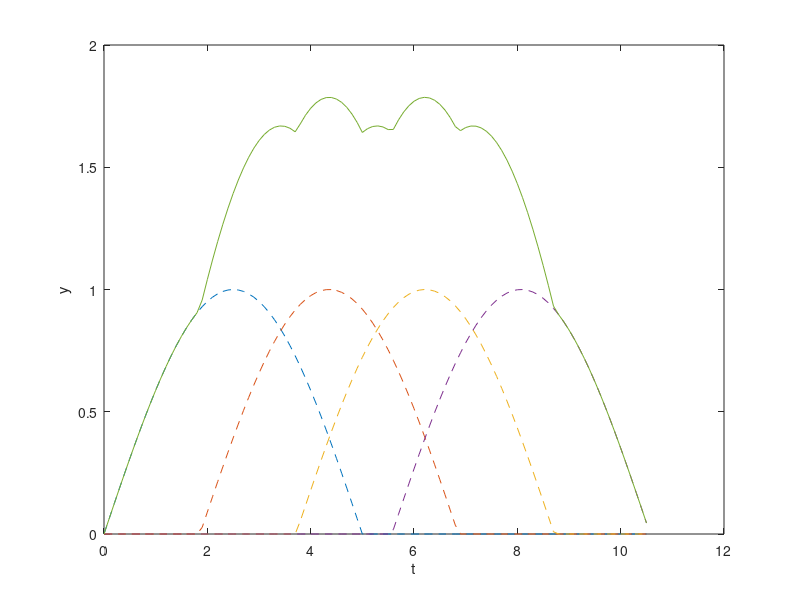

The MATLAB script that drew this image: (Note: this script raises an error after producing the figure.)
clc; clear all;
load('bridgeStructure.txt_mkr.mat');
%load('bridgeStructure.New_mkr.mat');
%load('bridgeStructure.Newb_mkr.mat');
%load('bridgeStructure.springs_mkr.mat');
%load('bridgeNew.txt_mkr.mat');
%load('bridgetestlast.txt_mkr.mat');
close all;
% Node O1: 1
% Node A: 32
% Node B: 13
% Node O2: 64
alpha=0.2;
beta=1e-4;
A = 32;%50; %32
B = 13;%20;%13;
O1 = 1;
O2 =64;%101;%64;

NA = idb(A,2);
NB = idb(B,2);
N01 = idb(O1,2);
N02 = idb(O2,2);

n = size(idb,1)*3;
nc = 3;
nf = n-nc;

Mff = M(1:nf,1:nf);
Kff = K(1:nf,1:nf);
Rff = R(1:nf,1:nf);

Mfc = M(1:nf, nf+1:nf+nc);
Kfc = K(1:nf, nf+1:nf+nc);
Rfc = R(1:nf, nf+1:nf+nc);

Mcf = M(nf+1:nf+nc, 1:nf);
Kcf = K(nf+1:nf+nc, 1:nf);
Rcf = R(nf+1:nf+nc, 1:nf);
Mcc = M(nf+1:nf+nc, nf+1:nf+nc);
Kcc = K(nf+1:nf+nc, nf+1:nf+nc);
Rcc = R(nf+1:nf+nc, nf+1:nf+nc);
%%
[v,d]=eig(Mff\Kff);
[freq]=sqrt(diag(d))/2/pi;
v = v'; %row <=> i-th shape
SORT = [freq, v];
SORT = sortrows( SORT, 1 ); 
freq = SORT(:,1);
v = SORT(:,2:nf+1);
v = v';


% Anew = [zeros(nf,nf), eye(nf,nf); -Mff\Kff, -Mff\Rff];
%  [shapes2,puls2]=eig(Anew);
%  
%  [omega,I]=sort( diag(puls2) );
%  freq = unique(abs(imag(omega)/(2*pi)));
%%  
%project3Question(nf,NA,NB,Mff,Rff,Kff);
%%
%project4Question(Mff,Mfc,Rff,Rfc,Kff,Kfc,NA,NB);
%%
% 
% [X,Y]=meshgrid(1:100, 1:1:20);
% freq=freq';
%  surf(26*freq(Y)./(2*pi*X));
%  xlabel('k'); ylabel('freq'); zlabel('V');
% k=1:1:10;
% i=6;
% %v = 26*freq(i)./(k);
% %plot(k,v);
% v=1:0.0001:90;
% v=1./v;
% freqk=freq(2);
% Cn = 26*v'*freqk';
% kmax = ceil(max(Cn(:)));
%  sCn=size(Cn);
%  kvals = [0];
%  vvals = [0];
% for k=1:kmax
%    eps = abs(ones(sCn)*k - Cn);
%    if (min(eps(:)) < 1e-5 *13*45/pi)
%        [row,col] = find(eps == min(eps(:)));
%         kvals = [kvals , k];
%         vvals = [vvals , 1/v(row)];
%        disp(['K: ' num2str(k) '- Matches: ' num2str(length(find(eps<1e-5*13*45/pi))) ' - [MIN]  Diff: ' num2str(eps(row,col)) ' - Velocity: ' num2str(1/v(row)) ' - Frequency: ' num2str(freq(col))]);
%    end
% end
% 
% i=2;
% Vmax = 89.4965;
% k=1:1:max(kvals);
% y = Vmax./(1+(k-i)*i^(-1));
% k=[k];
% y=[y];
% figure;
% plot(kvals,vvals,'o--r', k,y); legend('Resonance velocities','Resonance velocities from law'); title('2nd frequency velocities'); xlabel('k'); ylabel('V');
% axis([0,60, 0,Vmax]);
% 
% % y2 = 51./xx;

V=14;
d=26;
L=70;
ntrain=4;

T=L/V;
tau=d/V;
TMAX = T+ (ntrain-1)*tau;
t=0:0.1:TMAX;
figure;
y=zeros(size(t));
for i=1:ntrain
   Q = sin(pi*V*(t-(i-1)*tau)/L);
   Q(t>(T+i*tau)) = 0;
   Q(t< (i-1)*tau) = 0;
   Q(find(Q<0))=0;
   plot(t,Q,'--'); hold on; xlabel('t'); ylabel('y');  hold on;
   y=y+Q;
end
plot(t,y);

N = length(y);
    
    %--- Task 5: FFT ---%
df = 1/tau;
fmax= df*(N/2-1);
input_nome_frequencies = 0:df:fmax;
fftout = fft(y);
fftabs = zeros(1,N/2);
fftang = zeros(1,N/2);

fftabs(1) = abs(fftout(1))/N;
fftabs(2:N/2) = abs(fftout(2:N/2))*2/N;
fftang(1:N/2) = angle(fftout(1:N/2));

figure;
    subplot 211; bar(input_nome_frequencies, fftabs,0.1); xlabel('[Hz]'); ylabel('[ ]'); title('FFT Input Signal: ');
    subplot 212; bar(input_nome_frequencies, fftang*180/pi,0.1); xlabel('[Hz]'); ylabel('[Deg]');
    
 Mff = v'*Mff*v; Mff=diag(Mff);
 Kff = v'*Kff*v; Kff = diag(Kff);
 
IMP_t = zeros(1, length(t));

freq = 0:0.01:10;
A_t = zeros(1, length(t));

for j=1:N/2
    omega = 2*pi*input_nome_frequencies(j);
    Q0 = fftabs(j)*exp(i*fftang(j));
    q = ( -omega^2*Mff+ Kff )\[1;zeros(nf-1,1)]*Q0;
    x = v*q;
    
    mod(j) = abs( x(30) );
    ph(j) = angle( x(30) );
    
    A_t = A_t + mod(j)*cos(omega*t + ph(j) );
end

figure; subplot 211; plot(t, A_t); title( strcat('Response to Long Train V=', num2str(V), 'm/s')); %notice undamped
        %subplot 212; bar(fQ(1:DISPLAY), mod(1:DISPLAY), 0.5); title('Spectrum Response'); %only first exc taken into account

% figure;
% plot(kvals,vvals,'o--b');hold on;
% scatter(xx,y2,'r');
% vvals(2)
% 
% mv=[51.223,89.4965,106.0798,186.52,186.6,193.7,198.37,208.13];
% figure;plot(mv);hold on; plot(freq(1:8));
% 
% figure;
% mv =[mv(2)/mv(1), mv(3)/mv(2), mv(4)/mv(3), mv(5)/mv(4),mv(6)/mv(5),mv(7)/mv(6),mv(8)/mv(7)];
% mf = [freq(2)/freq(1),freq(3)/freq(2),freq(4)/freq(3),freq(5)/freq(4),freq(6)/freq(5),freq(7)/freq(6),freq(8)/freq(7)];
% plot(mv); hold on; plot(mf);
% 
% 
% [x,resnorm] = lsqcurvefit(@myfun,[1;1;1;1;1],mv,mf);
% 
% k=0:0.1:2;
% y = x(1)./mv +x(2)./mv.^2;
% figure;
% plot(y); hold on; plot(mf);
% 

%%
% close all;
% clear all;
% V=3;
% L=70;
% d=26;
% T=L/V;
% tau=d/V;
% ntrain=2;
% figure;
% t = 0:0.1:100;
% Q = zeros(size(t));
% for i=0:ntrain-1
%     y = sin(pi*V*t/L-i*8.6);%y(t>T+i*tau)=0; y(t<i*tau)=0;
%     plot(t,y); hold on;
% end

%  for k=1:10
%     26*freq(1)/(2*pi*k)  
%  end

%project5Question(sysomega,nf,nc,Mff,Mfc,Mcf,Mcc,Rff,Rfc,Rcf,Rcc,Kff,Kfc,Kcf,Kcc);
%project5Question2(sysomega,nf,nc,M,R,K,alpha,beta);
%project6Question(sysomega,nf,nc,Mff,Mfc,Rff,Rfc,Kff,Kfc,alpha,beta
